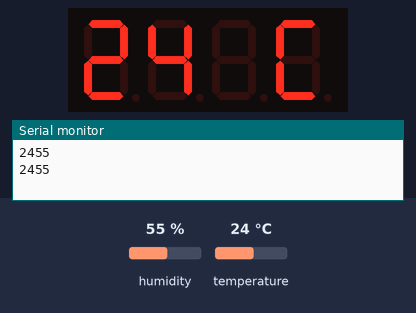
Bench run of a sketch on a simulated Arduino Uno, built with avr-gcc and run on an emulated ATmega328P. Shown: 4-digit seven-segment display, the last lines printed to the serial monitor. The test bench sets the inputs (shaded band); at power-on: humidity 55 %, temperature 24 °C.

Above: at 3.8 s.
3.9 s: humidity set to 22 %
At 8.3 s:
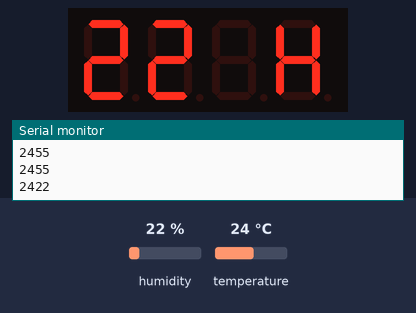
10.6 s: temperature set to 12 °C
At 12.4 s:
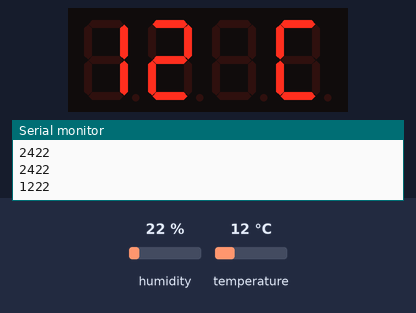
15.1 s: humidity set to 40 %
At 17.8 s:
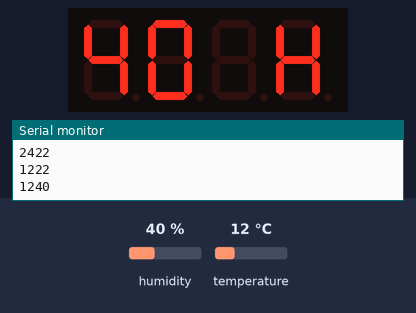
19.6 s: temperature set to 19 °C
At 22.1 s:
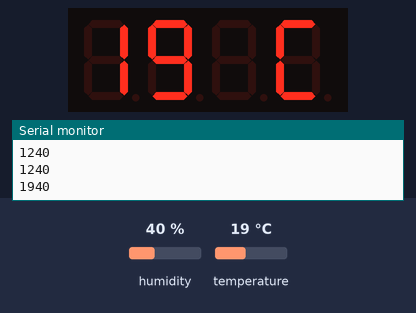
Timing chart, 0 to 23.6 s (numbered marks = the images above; inputs shaded):
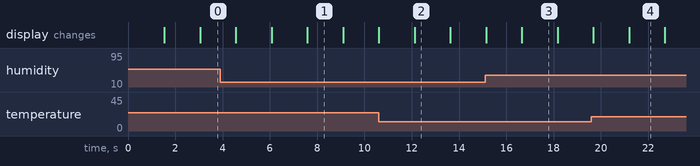

Measured:
- after the input at 3.9 s, the display: first differs from a run without the input after 3.7 s (image 1)
- after the input at 10.6 s, the display: first differs from a run without the input after 1.5 s (image 2)
- after the input at 15.1 s, the display: first differs from a run without the input after 1.6 s (image 3)
- after the input at 19.6 s, the display: first differs from a run without the input after 1.6 s (image 4)
- what the display in image 1 shows lasts 1.5 s, from 7.6 s to 9.1 s

The sketch:

sketch.ino
```cpp
#define CLK 3 //Индикатор
#define DIO 4 //Индикатор

#define DATA 2  //Датчик

#include "GyverTM1637.h"
GyverTM1637 disp(CLK, DIO);

#include "SimpleDHT.h"
SimpleDHT11 dht(DATA);

byte t, h;
int err=SimpleDHTErrSuccess;

byte error[] = {_E, _r, _r, _r, _o, _r, _empty, _4, _0, _4};
const uint8_t DigitHex[] = {  //Цифры (вроде)
  0x3f, 0x06, 0x5b, 0x4f,
  0x66, 0x6d, 0x7d, 0x07,
  0x7f, 0x6f, 0x00, 0x40
};

byte DispData[4];

void setup() {
  Serial.begin(9600);
  disp.clear();
  disp.brightness(1);
}

void loop() {

  while ((err = dht.read(&t, &h, NULL)) != SimpleDHTErrSuccess) {
    disp.runningString(error, sizeof(error), 150);
    delay(1000);
  }

  Serial.print(t);
  Serial.println(h);

  byte a = t/10;  //Разделение температуры на десятки
  byte b = t-(a*10);  //Разделение температуры на единицы
  a = DigitHex[a];  //Цифры в HEX формате
  b = DigitHex[b];

  DispData[0]= a;
  DispData[1]= b;
  DispData[2]= _empty; //пробел
  DispData[3]= _C;

  disp.displayByte(DispData);
  delay(1500);

  a = h/10;
  b = h-(a*10);
  a = DigitHex[a];
  b = DigitHex[b];

  DispData[0]= a;
  DispData[1]= b;
  DispData[2]= _empty;
  DispData[3]= _H;

  disp.displayByte(DispData);
  delay(1500);
}
```
